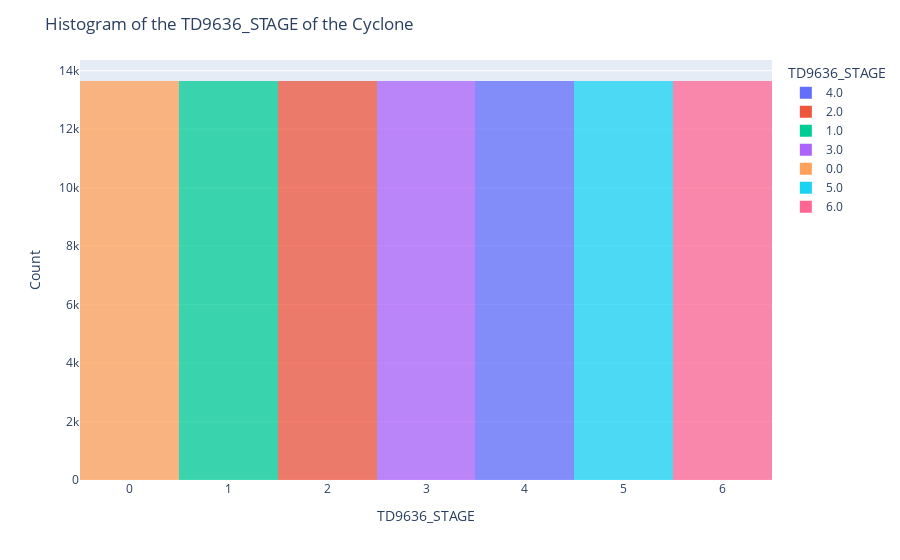

Notebook code for this chart:
### Code cell
plot_distribution_target(target_resampled, "TD9636_STAGE")

### Figure 1 — Plotly figure (JSON) as saved in the notebook; plotly's stock layout.template omitted (floating-point values rounded to 4 significant figures; data arrays with more than 128 entries replaced by an {"elided": "..."} marker saying what was removed)
{"data": [{"alignmentgroup": "True", "bingroup": "x", "hovertemplate": "TD9636_STAGE=%{x}<br>count=%{y}<extra></extra>", "legendgroup": "4.0", "marker": {"color": "#636efa", "opacity": 0.75, "pattern": {"shape": ""}}, "name": "4.0", "offsetgroup": "4.0", "orientation": "v", "showlegend": true, "type": "histogram", "x": {"elided": "13650 int values"}, "xaxis": "x", "yaxis": "y"}, {"alignmentgroup": "True", "bingroup": "x", "hovertemplate": "TD9636_STAGE=%{x}<br>count=%{y}<extra></extra>", "legendgroup": "2.0", "marker": {"color": "#EF553B", "opacity": 0.75, "pattern": {"shape": ""}}, "name": "2.0", "offsetgroup": "2.0", "orientation": "v", "showlegend": true, "type": "histogram", "x": {"elided": "13650 int values"}, "xaxis": "x", "yaxis": "y"}, {"alignmentgroup": "True", "bingroup": "x", "hovertemplate": "TD9636_STAGE=%{x}<br>count=%{y}<extra></extra>", "legendgroup": "1.0", "marker": {"color": "#00cc96", "opacity": 0.75, "pattern": {"shape": ""}}, "name": "1.0", "offsetgroup": "1.0", "orientation": "v", "showlegend": true, "type": "histogram", "x": {"elided": "13650 int values"}, "xaxis": "x", "yaxis": "y"}, {"alignmentgroup": "True", "bingroup": "x", "hovertemplate": "TD9636_STAGE=%{x}<br>count=%{y}<extra></extra>", "legendgroup": "3.0", "marker": {"color": "#ab63fa", "opacity": 0.75, "pattern": {"shape": ""}}, "name": "3.0", "offsetgroup": "3.0", "orientation": "v", "showlegend": true, "type": "histogram", "x": {"elided": "13650 int values"}, "xaxis": "x", "yaxis": "y"}, {"alignmentgroup": "True", "bingroup": "x", "hovertemplate": "TD9636_STAGE=%{x}<br>count=%{y}<extra></extra>", "legendgroup": "0.0", "marker": {"color": "#FFA15A", "opacity": 0.75, "pattern": {"shape": ""}}, "name": "0.0", "offsetgroup": "0.0", "orientation": "v", "showlegend": true, "type": "histogram", "x": {"elided": "13650 int values"}, "xaxis": "x", "yaxis": "y"}, {"alignmentgroup": "True", "bingroup": "x", "hovertemplate": "TD9636_STAGE=%{x}<br>count=%{y}<extra></extra>", "legendgroup": "5.0", "marker": {"color": "#19d3f3", "opacity": 0.75, "pattern": {"shape": ""}}, "name": "5.0", "offsetgroup": "5.0", "orientation": "v", "showlegend": true, "type": "histogram", "x": {"elided": "13650 int values"}, "xaxis": "x", "yaxis": "y"}, {"alignmentgroup": "True", "bingroup": "x", "hovertemplate": "TD9636_STAGE=%{x}<br>count=%{y}<extra></extra>", "legendgroup": "6.0", "marker": {"color": "#FF6692", "opacity": 0.75, "pattern": {"shape": ""}}, "name": "6.0", "offsetgroup": "6.0", "orientation": "v", "showlegend": true, "type": "histogram", "x": {"elided": "13650 int values"}, "xaxis": "x", "yaxis": "y"}], "layout": {"barmode": "relative", "legend": {"title": {"text": "TD9636_STAGE"}, "tracegroupgap": 0}, "margin": {"t": 60}, "title": {"text": "Histogram of the TD9636_STAGE of the Cyclone"}, "xaxis": {"anchor": "y", "categoryarray": [4, 2, 1, 3, 0, 5, 6], "categoryorder": "array", "domain": [0, 1], "title": {"text": "TD9636_STAGE"}}, "yaxis": {"anchor": "x", "domain": [0, 1], "title": {"text": "Count"}}}}
